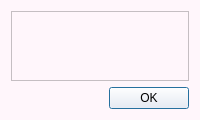
<?xml version="1.0" encoding="UTF-8"?>
<ui version="4.0">
 <class>Dialog</class>
 <widget class="QDialog" name="Dialog">
  <property name="geometry">
   <rect>
    <x>0</x>
    <y>0</y>
    <width>200</width>
    <height>100</height>
   </rect>
  </property>
  <property name="maximumSize">
   <size>
    <width>200</width>
    <height>100</height>
   </size>
  </property>
  <property name="windowTitle">
   <string>Dialog</string>
  </property>
  <property name="styleSheet">
   <string notr="true">background-color:rgb(255, 246, 251)</string>
  </property>
  <layout class="QVBoxLayout" name="verticalLayout">
   <item>
    <widget class="QPlainTextEdit" name="plainTextEdit">
     <property name="readOnly">
      <bool>true</bool>
     </property>
    </widget>
   </item>
   <item>
    <widget class="QDialogButtonBox" name="buttonBox">
     <property name="orientation">
      <enum>Qt::Horizontal</enum>
     </property>
     <property name="standardButtons">
      <set>QDialogButtonBox::Ok</set>
     </property>
    </widget>
   </item>
  </layout>
 </widget>
 <resources/>
 <connections>
  <connection>
   <sender>buttonBox</sender>
   <signal>accepted()</signal>
   <receiver>Dialog</receiver>
   <slot>accept()</slot>
   <hints>
    <hint type="sourcelabel">
     <x>248</x>
     <y>254</y>
    </hint>
    <hint type="destinationlabel">
     <x>157</x>
     <y>274</y>
    </hint>
   </hints>
  </connection>
  <connection>
   <sender>buttonBox</sender>
   <signal>rejected()</signal>
   <receiver>Dialog</receiver>
   <slot>reject()</slot>
   <hints>
    <hint type="sourcelabel">
     <x>316</x>
     <y>260</y>
    </hint>
    <hint type="destinationlabel">
     <x>286</x>
     <y>274</y>
    </hint>
   </hints>
  </connection>
 </connections>
</ui>
